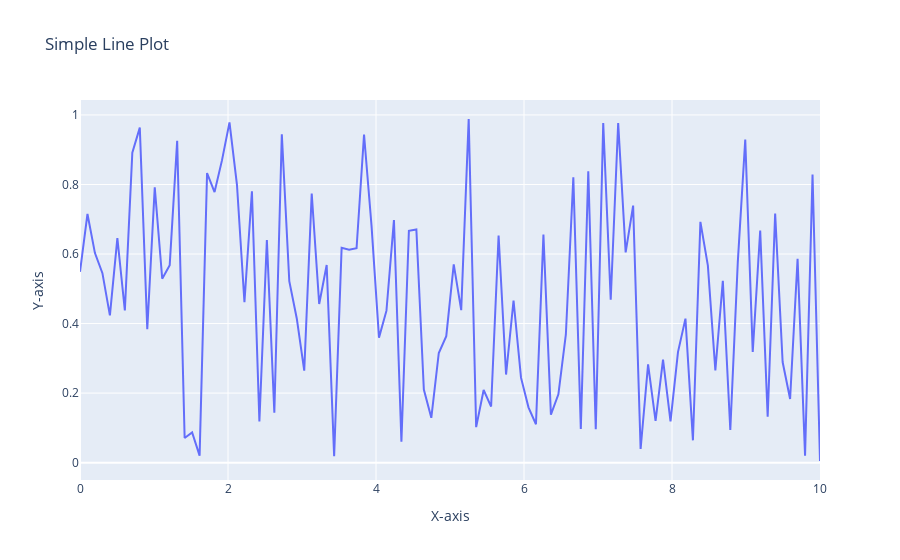

This figure's notebook cell:
### Markdown cell above
## Q19

### Code cell
import plotly.graph_objects as go
import numpy as np

# Generate random data
np.random.seed(0)  # For reproducibility
x = np.linspace(0, 10, 100)  # 100 points from 0 to 10
y = np.random.random(100)    # 100 random values

# Create a line plot
fig = go.Figure()

# Add a line trace
fig.add_trace(go.Scatter(x=x, y=y, mode='lines', name='Random Data'))

# Update the layout
fig.update_layout(
    title='Simple Line Plot',
    xaxis_title='X-axis',
    yaxis_title='Y-axis'
)

# Show the plot
fig.show()
